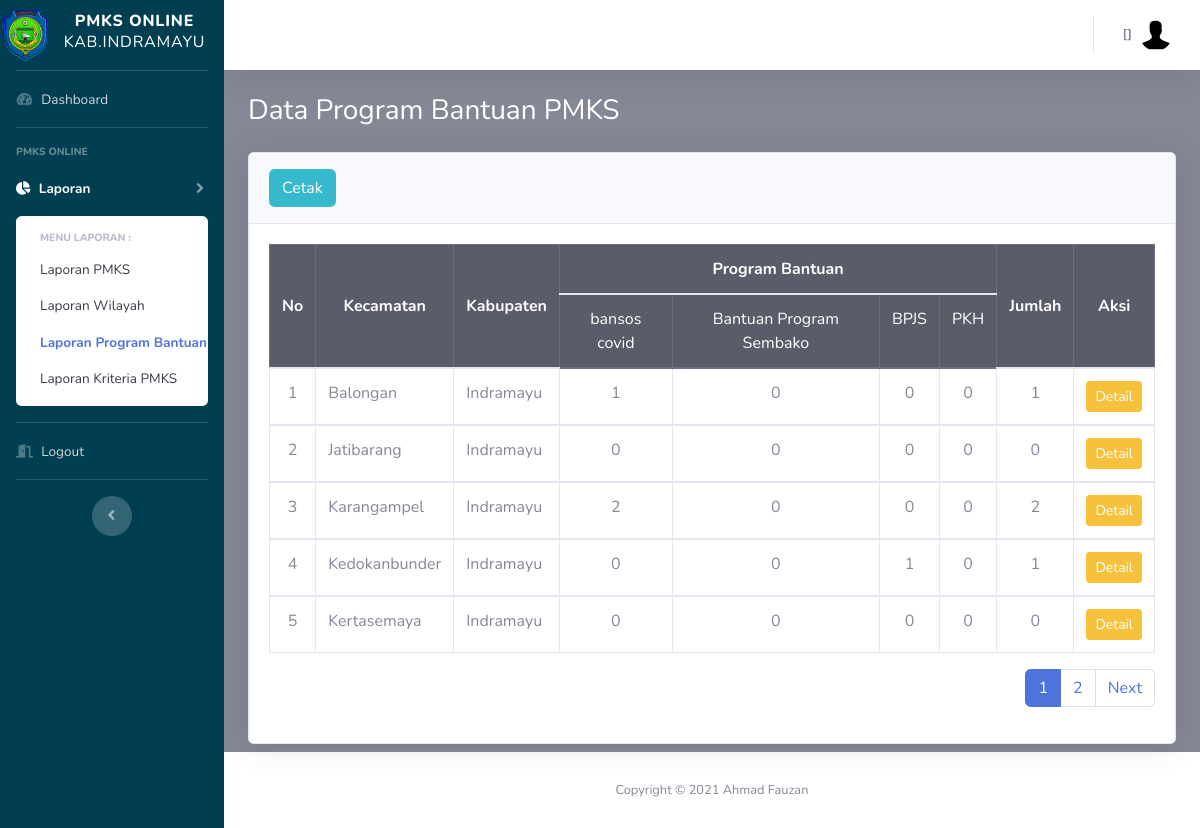
The app's page /pimpinan/laporan_prog.php with its own data.
### tables this page shows
CREATE TABLE `program_bantuan` (
  `id_program` int(10) NOT NULL,
  `nm_program` varchar(25) NOT NULL,
  `is_delete` int(11) NOT NULL,
  `row_edit` int(11) NOT NULL,
  `creator` int(11) NOT NULL,
  `time_input` datetime NOT NULL DEFAULT CURRENT_TIMESTAMP
);

CREATE TABLE `kecamatan` (
  `id_kec` int(11) NOT NULL,
  `nm_kec` varchar(20) NOT NULL,
  `is_delete` int(11) NOT NULL,
  `row_edit` int(11) NOT NULL,
  `creator` int(11) NOT NULL,
  `time_input` datetime NOT NULL DEFAULT CURRENT_TIMESTAMP
);

### config.php (called while the page is built, shortened)
<?php
	$database = 'pmks';
?>

### functions.php (called while the page is built, shortened)
<?php
function query($query)
{
	include('config.php');
	$result = mysqli_query($koneksi, $query);
	$rows = [];
	while ($row = mysqli_fetch_assoc($result)) {
		$rows[] = $row;
	}
	return $rows;
}

### pimpinan/laporan_prog.php (the view, shortened to what this page needs)
<?php
  include('templetes/sidebar.php');
  include('templetes/topbar.php');
  require_once "../functions.php";
  $jml_DataHalaman = 5;
  $jml_responden = count(query("SELECT * FROM kecamatan WHERE is_delete=1 AND nm_kec!='Tidak Ada'ORDER BY nm_kec ASC"));
  $jml_Halaman = ceil($jml_responden / $jml_DataHalaman);
  $pageAktif = (isset($_GET["page"]) ) ? $_GET["page"] : 1;
  $awaldata = ( $jml_DataHalaman * $pageAktif ) - $jml_DataHalaman;
  $kec=query("SELECT * FROM kecamatan WHERE is_delete=1 AND nm_kec!='Tidak Ada'ORDER BY nm_kec ASC LIMIT $awaldata, $jml_DataHalaman");
?>
        <div class="container-fluid">
          <h1 class="h3 mb-4 text-judul">Data Program Bantuan PMKS</h1>
              <div class="card shadow mb-2">
                <div class="card-header py-3">
                 <a href="../cetak_prog.php" target="_blank" class="btn btn-info"> Cetak</a>
                </div>
                <?php
                $prog=query("SELECT * FROM program_bantuan WHERE is_delete=1 ORDER By nm_program ASC");
                $jml_prog = count($prog);
                 ?>
                <div class="card-body">
                <div class="table-responsive">
                <table class="table table-bordered" width="100%" cellspacing="0">
                  <thead class="table-dark">
                    <tr>
                      <th rowspan="2" style="text-align: center;vertical-align: middle;"class="text-center">No</th>
                      <th rowspan="2" style="text-align: center;vertical-align: middle;"class="text-center">Kecamatan</th>
                      <th rowspan="2" style="text-align: center;vertical-align: middle;"class="text-center">Kabupaten</th>
                      <th colspan="<?=$jml_prog ?>" style="text-align: center;vertical-align: middle;"class="text-center">Program Bantuan</th>
                      <th rowspan="2" style="text-align: center;vertical-align: middle;"class="text-center">Jumlah</th>
                      <th rowspan="2" style="text-align: center;vertical-align: middle;"class="text-center">Aksi</th>
                    </tr>
                    <tr>
                      <?php foreach ($prog as $row1):?>
                        <td class="text-center"><?=$row1['nm_program'] ?></td>
                      <?php endforeach; ?>
                    </tr>
                  </thead>
                  <?php $i=$awaldata+1; ?>
                  <?php foreach ($kec as $row):
                      $id_kec = $row['id_kec'];
                  ?>
                    <tbody>
                      <tr>
                        <td class="text-center"><?=$i;?></td>
                        <td class="text-left"><?=$row['nm_kec'];?></td>
                        <td class="text-left">Indramayu</td>
                       <?php
                          foreach ($prog as $row2):
                           $id_prog = $row2['id_program'];
                           $result = query("SELECT a.*,b.*,c.* FROM pmks a
                                                 INNER JOIN kecamatan b USING (id_kec)
                                                 INNER JOIN program_bantuan c USING (id_program)
                                                 WHERE a.is_delete=1
                                                 AND b.id_kec = $id_kec AND c.id_program = $id_prog");
                           $jml =count($result);
                          ?>
                        <td class="text-center"><?=$jml ?></td>
                      <?php endforeach; ?>
                        <?php
                          $result_tot = query("SELECT a.*,b.*,c.* FROM pmks a
                                                 INNER JOIN kecamatan b USING (id_kec)
                                                 INNER JOIN program_bantuan c USING (id_program)
                                                 WHERE a.is_delete=1
                                                 AND b.id_kec = $id_kec");
                           $jml_tot =count($result_tot);
                         ?>
                        <td class="text-center"><?=$jml_tot ?></td>
                        <td class="text-center">
                         <a href="laporan_prog_kec.php?id=<?=$id_kec ?>" class="btn btn-warning btn-sm">Detail</a>
                        </td>
                      </tr>
                      <?php $i++;?>
                    <?php endforeach; ?>
                  </tbody>
                </table>
                <nav aria-label="Page navigation example">
                  <ul class="pagination float-right">
                    <?php for ($i=1; $i <= $jml_Halaman; $i++) : ?>
                      <?php if ($i == $pageAktif) : ?>
                        <li class="page-item active"><a class="page-link" href="?page=<?=$i; ?>"><?=$i; ?></a></li>
                        <?php else : ?>
                          <li class="page-item"><a class="page-link" href="?page=<?=$i; ?>"><?=$i; ?></a></li>
                        <?php endif; ?>
                      <?php endfor; ?>
                      <?php if ($pageAktif < $jml_Halaman) : ?>
                        <li class="page-item"><a class="page-link" href="?page=<?=$pageAktif+1; ?>">Next</a></li>
                      <?php endif; ?>
                    </ul>
                  </nav>
                </div>
              </div>
            </div>
        </div>
      </div>
<?php include('templetes/footer.php');?>

### pimpinan/templetes/sidebar.php (style rules this page uses)
.text-judul { color: #ffffff; }

### records on screen
program_bantuan: nm_program "bansos covid", jml "1", jml "0", jml "2"
program_bantuan: nm_program "Bantuan Program Sembako", jml "0"
program_bantuan: nm_program "BPJS", jml "0", jml "1"
program_bantuan: nm_program "PKH", jml "0"
kecamatan: nm_kec "Balongan", jml_tot "1"
kecamatan: nm_kec "Jatibarang", jml_tot "0"
kecamatan: nm_kec "Karangampel", jml_tot "2"
kecamatan: nm_kec "Kedokanbunder", jml_tot "1"
kecamatan: nm_kec "Kertasemaya", jml_tot "0"
